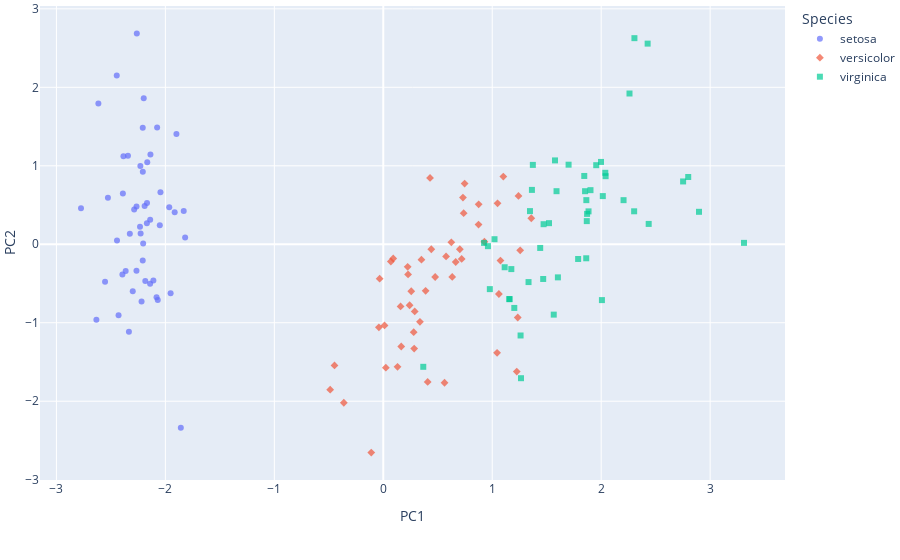

Write notebook code for a chart like this one.
### Code cell
# 2D scatter plot of PCA scores
fig3 = px.scatter(df_scores, x='PC1', y='PC2', color='Species', symbol='Species', opacity=0.7)
fig3.update_layout(margin=dict(l=0, r=0, t=0))
fig3.show()
